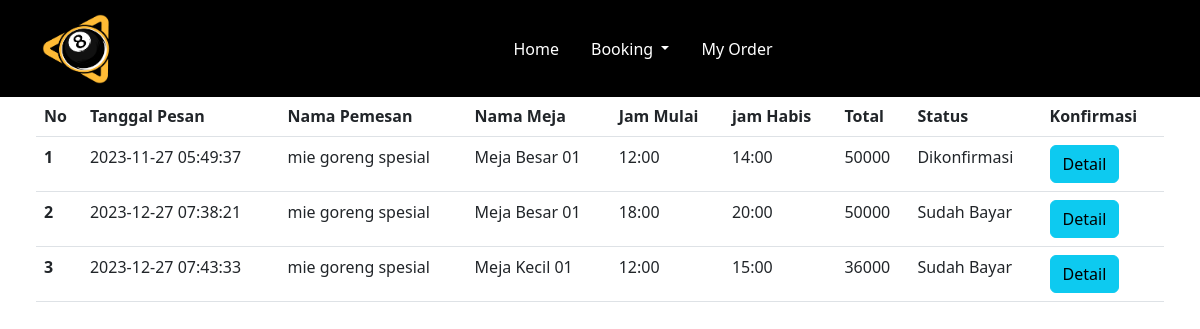
The page /user/bayar.php (signed in) on the database as committed earlier.
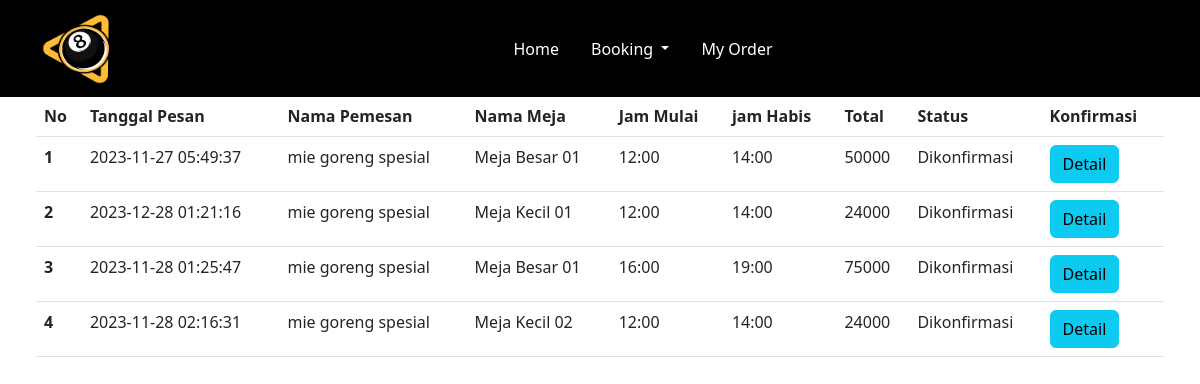
The same page on the database as committed later.
### tables this page shows
CREATE TABLE `sewa` (
  `idsewa` int(11) NOT NULL,
  `iduser` int(11) NOT NULL,
  `idlap` int(11) NOT NULL,
  `tgl_pesan` timestamp NOT NULL DEFAULT current_timestamp(),
  `jmulai` varchar(11) NOT NULL,
  `jhabis` varchar(11) NOT NULL,
  `harga` int(11) NOT NULL,
  `tot` varchar(11) NOT NULL,
  `status` varchar(255) NOT NULL
);

CREATE TABLE `user` (
  `id_user` int(11) NOT NULL,
  `email` varchar(50) NOT NULL,
  `password` varchar(255) NOT NULL,
  `hp` varchar(20) NOT NULL,
  `jenis_kelamin` varchar(10) NOT NULL,
  `nama_lengkap` varchar(60) NOT NULL,
  `alamat` text NOT NULL,
  `foto` text NOT NULL,
  `reset_token_hash` varchar(64) DEFAULT NULL,
  `reset_token_expires_at` datetime DEFAULT NULL,
  `account_activation_hash` varchar(255) DEFAULT NULL
);

CREATE TABLE `lapangan` (
  `idlap` int(11) NOT NULL,
  `nm` varchar(35) NOT NULL,
  `ket` text NOT NULL,
  `harga` int(11) NOT NULL,
  `foto` text NOT NULL
);

### functions.php (called while the page is built, shortened)
<?php
$conn = mysqli_connect("localhost", "root", "", "db_futsal");
function query($query)
{
  global $conn;
  $result = mysqli_query($conn, $query);
  $rows = [];
  while ($row = mysqli_fetch_assoc($result)) {
    $rows[] = $row;
  }
  return $rows;
}
 ?>

### user/bayar.php (the view, shortened to what this page needs)
<?php
require "../functions.php";
$id_user = $_SESSION["id_user"];
$sewa = query("SELECT sewa.*, user.nama_lengkap, lapangan.nm, bayar.bukti, bayar.konfirmasi
FROM sewa
JOIN lapangan ON sewa.idlap = lapangan.idlap
JOIN user ON sewa.iduser = user.id_user
LEFT JOIN bayar ON sewa.idsewa = bayar.idsewa
WHERE sewa.iduser = '$id_user'");
?>
<!doctype html>
<html lang="en">
<head>
  <link rel="stylesheet" href="../css/keranjang.css">
  <link href="https://cdn.jsdelivr.net/npm/bootstrap@5.3.0-alpha3/dist/css/bootstrap.min.css" rel="stylesheet">
</head>
<body>
  <div class="container">
    <nav class="navbar fixed-top navbar-expand-lg" style="background-color: black;">
      <div class="container">
        <a class="navbar-brand" href="#">
          <img src="../assets/img/logo.png" alt="Logo" width="70" height="70" class="d-inline-block align-text-top">
        </a>
        <div class="collapse navbar-collapse" id="navbarSupportedContent">
          <ul class="navbar-nav mx-auto mb-2 mb-lg-0">
            <li class="nav-item">
              <a class="nav-link active text-white" aria-current="page" href="../indexuser.php">Home</a>
            </li>
            <li class="nav-item dropdown">
              <a class="nav-link dropdown-toggle text-white" href="#" role="button" data-bs-toggle="dropdown" aria-expanded="false">
                Booking
              </a>
            </li>
            <li class="nav-item">
              <a class="nav-link active text-white" aria-current="page" href="#">My Order</a>
            </li>
          </ul>
        </div>
      </div>
    </nav>
  </div>
  <section class="lapangan mb-5" id="lapangan" style="margin-top: 8%;">
    <div class="container-fluid">
      <form action="" method="post" enctype="multipart/form-data" class="px-4">
        <table class="table my-5">
          <thead>
            <tr>
              <th scope="col">No</th>
              <th scope="col">Tanggal Pesan</th>
              <th scope="col">Nama Pemesan</th>
              <th scope="col">Nama Meja</th>
              <th scope="col">Jam Mulai</th>
              <th scope="col">jam Habis</th>
              <th scope="col">Total</th>
              <th scope="col">Status</th>
              <th scope="col">Konfirmasi</th>
            </tr>
          </thead>
          <tbody>
            <?php $i = 1; ?>
            <?php foreach ($sewa as $row) : ?>
              <tr>
                <th scope="row"><?= $i++; ?></th>
                <td><?= $row["tgl_pesan"] ?></td>
                <td><?= $row["nama_lengkap"] ?></td>
                <td><?= $row["nm"] ?></td>
                <td><?= $row["jmulai"] ?></td>
                <td><?= $row["jhabis"] ?></td>
                <td><?= $row["tot"] ?></td>
                <td><?= $row["status"] ?></td>
                <td>
                  <?php
                  if ($row["konfirmasi"] == "Sudah Bayar" || $row["konfirmasi"] == "Terkonfirmasi") {
                    echo '<button type="button" class="btn btn-info" data-bs-toggle="modal" data-bs-target="#detailModal' . $row["idsewa"] . '">Detail</button> ';
                  } else {
                    echo '<button type="button" class="btn btn-inti btn btn-success" data-bs-toggle="modal" data-bs-target="#bayarModal' . $row["idsewa"] . '">Bayar</button>
                    <a href="" data-bs-toggle="modal" data-bs-target="#hapusModal' . $row["idsewa"] . '" class="btn btn-danger">Hapus</a>';
                  }
                  ?>
                </td>
              </tr>
            <?php endforeach; ?>
          </tbody>
        </table>
      </form>
    </div>
  </section>
</body>
</html>

Rows that differ between the two databases and show on the page:
removed sewa: tgl_pesan "2023-12-27 07:38:21", iduser.nama_lengkap "mie goreng spesial", idlap.nm "Meja Besar 01", jmulai "18:00", jhabis "20:00", tot "50000", status "Sudah Bayar"
removed sewa: tgl_pesan "2023-12-27 07:43:33", iduser.nama_lengkap "mie goreng spesial", idlap.nm "Meja Kecil 01", jmulai "12:00", jhabis "15:00", tot "36000", status "Sudah Bayar"
added sewa: tgl_pesan "2023-12-28 01:21:16", iduser.nama_lengkap "mie goreng spesial", idlap.nm "Meja Kecil 01", jmulai "12:00", jhabis "14:00", tot "24000", status "Dikonfirmasi"
added sewa: tgl_pesan "2023-11-28 01:25:47", iduser.nama_lengkap "mie goreng spesial", idlap.nm "Meja Besar 01", jmulai "16:00", jhabis "19:00", tot "75000", status "Dikonfirmasi"
added sewa: tgl_pesan "2023-11-28 02:16:31", iduser.nama_lengkap "mie goreng spesial", idlap.nm "Meja Kecil 02", jmulai "12:00", jhabis "14:00", tot "24000", status "Dikonfirmasi"
